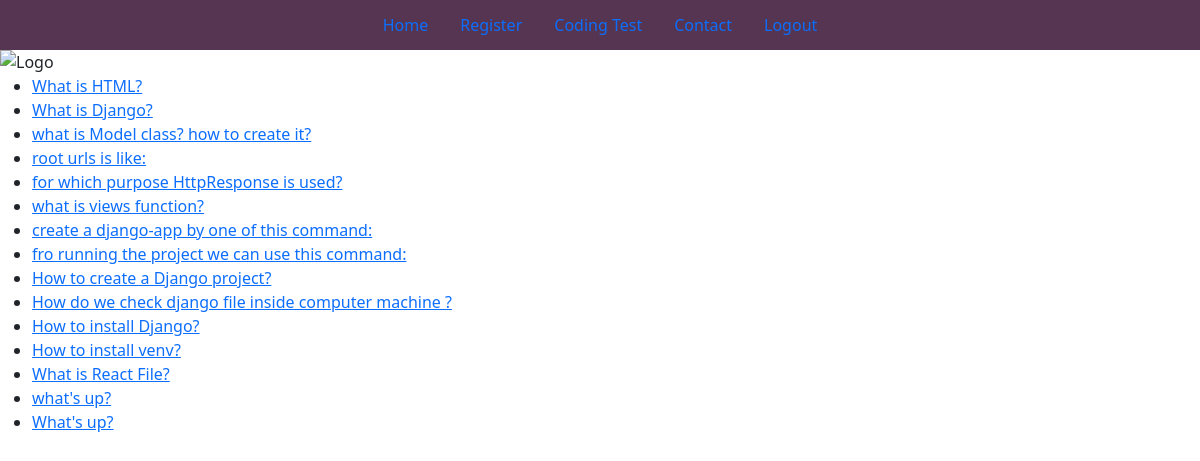
The app's page /coding (signed in) with its own data.
### app/models.py (models this page shows, shortened)
class Question(models.Model):
    question_text = models.CharField(max_length=200)
    pub_date = models.DateTimeField('date published')

### app/views.py (the view)
# urls.py: path('coding', views.CodingView.as_view(), name='coding'),
class CodingView(generic.ListView):
    template_name = 'app/Coding_test.html'
    context_object_name = 'latest_question_list'
    def get_queryset(self):
        return Question.objects.order_by('-pub_date')[:20]

### app/templates/app/Coding_test.html
{% extends 'app/base.html' %}
{% block content %}
{% if user.is_authenticated %}
{% if latest_question_list %}
<ul>
    {% for question in latest_question_list %}
    <li><a href="/{{ question.id }}/">{{ question.question_text }}</a></li>
     {% endfor %}
    </ul>
    {% else %}
     <p>No polls are available.</p>
{% endif %}
 {% else %}
 <h3><a href="{% url 'app:register' %}"> Please! Register your Self</a></h3>
 {% endif %}
{% endblock content %}

### app/templates/app/base.html (shortened to what this page needs)
<html>
     {% load static %}
    <head>
     <link rel="stylesheet" type='text/css' media='screen' href="{% static 'index.css' %}">
     <link href="https://cdn.jsdelivr.net/npm/bootstrap@5.3.2/dist/css/bootstrap.min.css" rel="stylesheet">
     <link href="https://cdn.jsdelivr.net/npm/bootstrap@5.0.1/dist/css/bootstrap.min.css" rel="stylesheet"
>
    </head>
    {% include 'navbar.html' %}
    <body> <img src="#" alt="Logo">
         {% block content %}
         {% endblock content %}
    </body>
</html>

### app/templates/navbar.html
<section class="navigation-bar">
    <a href="{% url 'app:index' %}" class="nav-link">
        Home
    </a>
    <a href="{% url 'app:register' %}" class="nav-link">
        Register
    </a>
    <a href="{% url 'app:coding' %}" class="nav-link">
        Coding Test
    </a>
    <a href="#" class="nav-link">
        Contact
    </a>
    <a href="{% url 'app:logout' %}" class="nav-link">
        Logout
    </a>
</section>

### app/static/index.css (style rules this page uses)
.navigation-bar { background-color: #553552; height: 50px; display: flex; justify-content: center; align-items: center; }
.nav-link { color: #fff; }

### records on screen
Question: question_text "What is HTML?"
Question: question_text "What is Django?"
Question: question_text "what is Model class? how to create it?"
Question: question_text "root urls is like:"
Question: question_text "for which purpose HttpResponse is used?"
Question: question_text "what is views function?"
Question: question_text "create a django-app by one of this command:"
Question: question_text "fro running the project we can use this command:"
Question: question_text "How to create a Django project?"
Question: question_text "How do we check django file inside computer machine ?"
Question: question_text "How to install Django?"
Question: question_text "How to install venv?"
Question: question_text "What is React File?"
Question: question_text "what's up?"
Question: question_text "What's up?"
